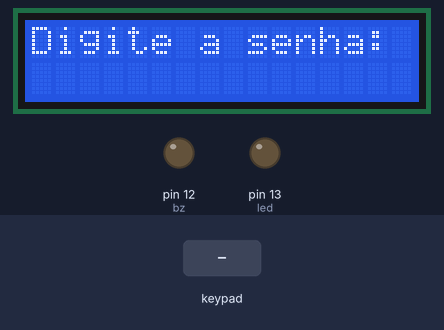
Simulated run of this sketch. Board: Arduino Uno, built with avr-gcc and run on an emulated ATmega328P. Shown: 16×2 character LCD, output pins drawn as LEDs (lit = HIGH). Inputs (shaded band) come from the test bench.

Above: at 1.2 s.
1.3 s: keypad keys A B C D 1 2 pressed 0.4 s apart
At 5.0 s:
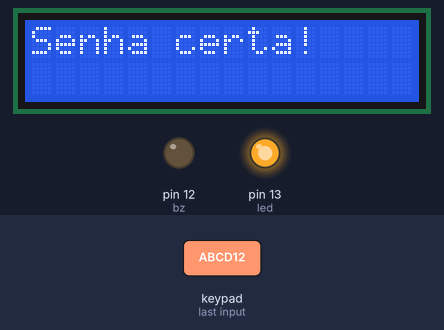
5.2 s: keypad keys 1 2 3 4 5 6 pressed 0.4 s apart
At 8.9 s:
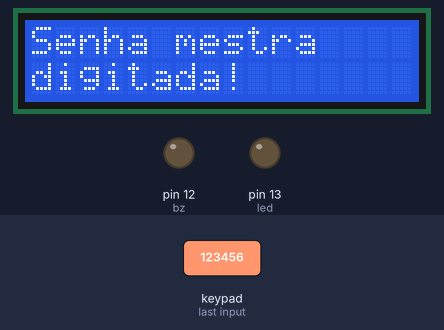
10.6 s: key '1' pressed
At 11.8 s:
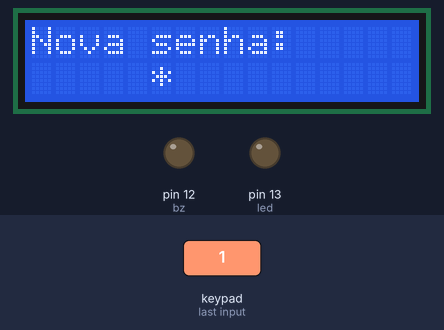
12.1 s: keypad keys 1 2 3 4 5 6 # pressed 0.4 s apart
At 15.1 s:
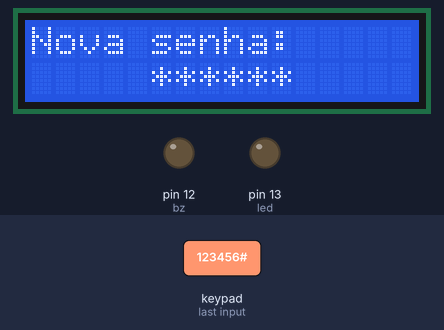
16.4 s: key '2' pressed
At 17.6 s:
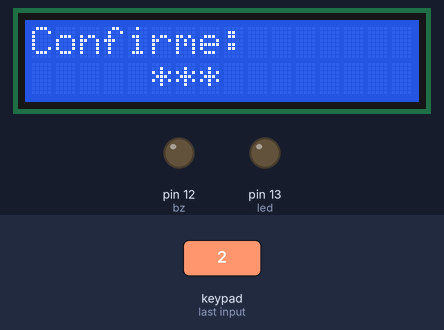
18.5 s: key '5' pressed
At 18.8 s:
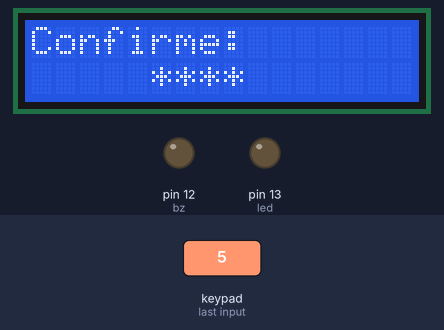
Timing chart, 0 to 21.0 s (numbered marks = the images above; inputs shaded):
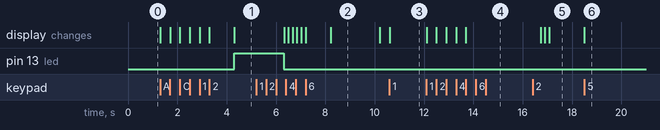

The sketch:

eletronic_lock.ino
```cpp
// library imports
#include<Keypad.h>
#include<LiquidCrystal.h>

// Setting LED and Buzzer Ports
#define led 13
#define bz 12

// Keypad ports definition
byte pinLinhas[4] = {9, 8, 7, 6};
byte pinColuns[4] = {5, 4, 3, 2};

// Keypad matrix definition
char teclas[4][4] =
{{'1', '2', '3', 'A'},
 {'4', '5', '6', 'B'},
 {'7', '8', '9', 'C'},
 {'*', '0', '#', 'D'}};

// Keypad creation
Keypad teclado = Keypad(makeKeymap(teclas), pinLinhas, pinColuns, 4, 4);

// LCD creation
LiquidCrystal lcd(14, 15, 16, 17, 18, 19);

// Creation of variables
int cont;																		                          // Error counter
char tecla;																		                        // Typed key receiver
String senhaMestra = "123456";													              // Master password definition
String senhaAtual = "ABCD12";													                // Setting the first password
String senhaDigit = "";															                  // Password to be entered
String novaSenha = "";															                  // New to be added

void setup(){
  // LCD size setting
  lcd.begin(16, 2);

  // Output definition
  pinMode(led, OUTPUT);
  pinMode(bz, OUTPUT);
}

// Função de leitura do teclado
void lerTeclado(){
  senhaDigit = "";																                      // Password to be entered is reset
  while(senhaDigit.length() < 6){												                // While the variable "senhaDigit" has less than 6 characters, it makes the sequence
    tecla = teclado.getKey();													                  // Key variable receives value read from keyboard
    if(tecla != NO_KEY){														                    // Checks if any buttons have been pressed
      lcd.print("*");															                      // Shows "*" on LCD
      senhaDigit += tecla;														                  // Variable "passwordDigit" receives the key that was typed
    }
  }
  delay(1000);
}

// Initial display setup function
void telaInicial(){
  lcd.clear();
  lcd.print("Digite a senha:");
  lcd.setCursor(5, 1);
}

// Released access function
void acessoLiberado(){
  cont = 0;																		                          // Error counter reset
  lcd.clear();
  lcd.print("Senha certa!");
  digitalWrite(led, HIGH);
  delay(2000);
  digitalWrite(led, LOW);
}

// Access Denied Function
void acessoNegado(){
  cont++;																		                            // Error counter is incremented
  lcd.clear();
  lcd.print("Senha errada!");
  delay(2000);

  if(cont == 3){																                        // Check for 3 consecutive errors
    lcd.clear();
    lcd.print("Teclado");
    lcd.setCursor(0, 1);
    lcd.print("Bloqueado!");
    digitalWrite(bz, HIGH);													                  	// Buzzer is activated
    delay(10000);																                        // Keypad locked for 10 seconds
    digitalWrite(bz, LOW);											                  			// Buzzer is deactivated
    cont = 0;																	                          // Error counter reset
  }
}

// Master password access function
void acessoMestra(){
  cont = 0;																		                          // Error counter is reset
  lcd.clear();
  lcd.print("Senha mestra");
  lcd.setCursor(0, 1);
  lcd.print("digitada!");
  delay(2000);
  lcd.clear();
  lcd.print("Nova senha:");
  lcd.setCursor(5, 1);
  lerTeclado();																	                        // Read the new password
  novaSenha = senhaDigit;
  delay(2000);
  lcd.clear();
  lcd.print("Confirme:");														                    // Confirm the new password
  lcd.setCursor(5, 1);
  lerTeclado();
  delay(2000);

  if((senhaDigit == novaSenha) && (senhaDigit != senhaMestra)){					// Checks if the entered and confirmed password are the same and if they are not the same as the master password
    senhaAtual = novaSenha;														                  // Assigns the new password to the "senhaAtual" variable
  	lcd.clear();
    lcd.print("Nova senha salva");
    delay(2000);
  }

  else if((senhaDigit == novaSenha) && (senhaDigit == senhaMestra)){		// Checks if the entered and confirmed password are the same and if they are the same as the master password
    lcd.clear();
    lcd.print("Nao pode ser");
    lcd.setCursor(0, 1);
    lcd.print("igual a mestra");												                // Do not assign the new password to the "senhaAtual" variable
  	delay(2000);
  }

  else{																			                            // Checks if the entered and confirmed password are different
    lcd.clear();
    lcd.print("As senhas nao");
    lcd.setCursor(0, 1);
    lcd.print("batem!");                                                // Do not assign the new password to the "senhaAtual" variable
  	delay(2000);
  }

}

void loop(){
  telaInicial();																                        // Calls the "telaInicial()" function

  lerTeclado();																	                        // Calls the "lerTeclado()" function

  if(senhaDigit == senhaAtual){													                // Checks that the password entered and the current password match
    acessoLiberado();															                      // Calls the "acessoLiberado() function"
  }

  else if(senhaDigit == senhaMestra){											              // Checks that the password entered and the master password match
    acessoMestra();																                      // Calls the "acessoMestra()" function
  }

  else{																			                            // Checks if the password entered does not match the current or master password
    acessoNegado();																                      // Calls the "acessoNegado()" function
  }
}
```

Measured:
- after the input at 1.3 s, pin 13 (led): LOW → HIGH after 3.0 s; the display: first changes at once (image 1 shows a later state)
- after the input at 5.2 s, the display: first changes after 1.1 s (image 2 shows a later state)
- after the input at 10.6 s, the display: changes at once (image 3)
- after the input at 12.1 s, the display: first changes at once (image 4 shows a later state)
- after the input at 16.4 s, the display: first differs from a run without the input after 0.67 s (image 5)
- after the input at 18.5 s, the display: changes at once (image 6)
- what the display in image 2 shows lasts 2.0 s, from 8.2 s to 10.2 s
